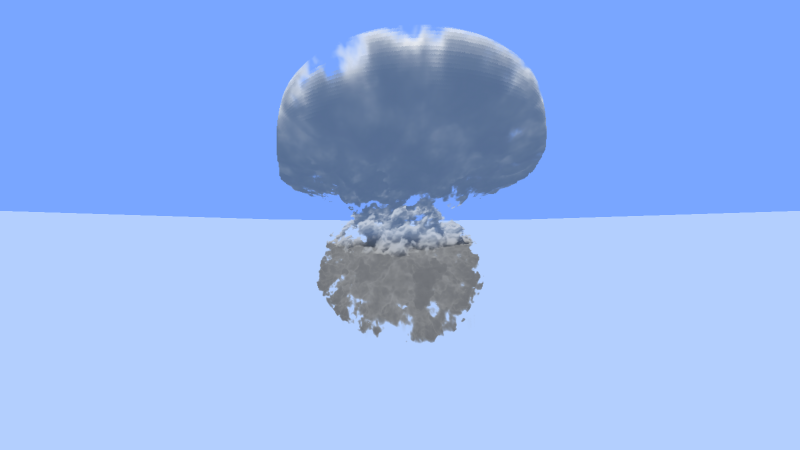
#> input picture specs/001-native-storm-rendering/validation/t219-campaign/T219_RAW_SIDE.png, 1600 x 900 px (shown at 1/2 size)
$ python flatness.py ../../t219-campaign/T219_RAW_SIDE.png
#> lines starting #> are read from the running program, lines starting #| are printed output that depends on the picture; after the words box and inside, x2 and y2 are one past the last pixel; in counts of white or black regions, pixels touching at a corner belong together
"""Flatness metrics, same code for photographs and renders.

mask    : the largest low-saturation bright component (the cloud), sky = saturated blue.
H       : mask bounding-box height in pixels; every scale below is a fraction of H.
edge    : 10-90 % luminance rise width across the silhouette, in % of H (smaller = crisper).
detail@s: RMS of (L - gaussian(L, s * H)) inside the eroded mask, divided by the mask's mean L
          (relative local contrast at that scale: the 'bumps' a viewer reads as form).
spread  : (p95 - p5) of L inside the mask (global light/shadow range); clip = share of mask at L >= 0.97.
"""
import sys, json
import numpy as np
from PIL import Image
from scipy import ndimage as ndi


def load(path, max_side=1200):
#> called with path = '../../t219-campaign/T219_RAW_SIDE.png', max_side = 1200
    im = Image.open(path).convert('RGB')
    s = max_side / max(im.size)
#> s = 0.75
    if s < 1:
        im = im.resize((int(im.size[0] * s), int(im.size[1] * s)), Image.LANCZOS)
#> im: PIL image 1200x675 RGB
    a = np.asarray(im).astype(np.float32) / 255.0
    return a


def metrics(path):
    a = load(path)
    r, g, b = a[..., 0], a[..., 1], a[..., 2]
    mx, mn = a.max(-1), a.min(-1)
    sat = (mx - mn) / np.maximum(mx, 1e-4)
    L = 0.2126 * r + 0.7152 * g + 0.0722 * b
    # sky: blue-dominant and saturated; cloud: low saturation, not dark (trees / ground excluded)
    sky = (b > r + 0.06) & (sat > 0.22)
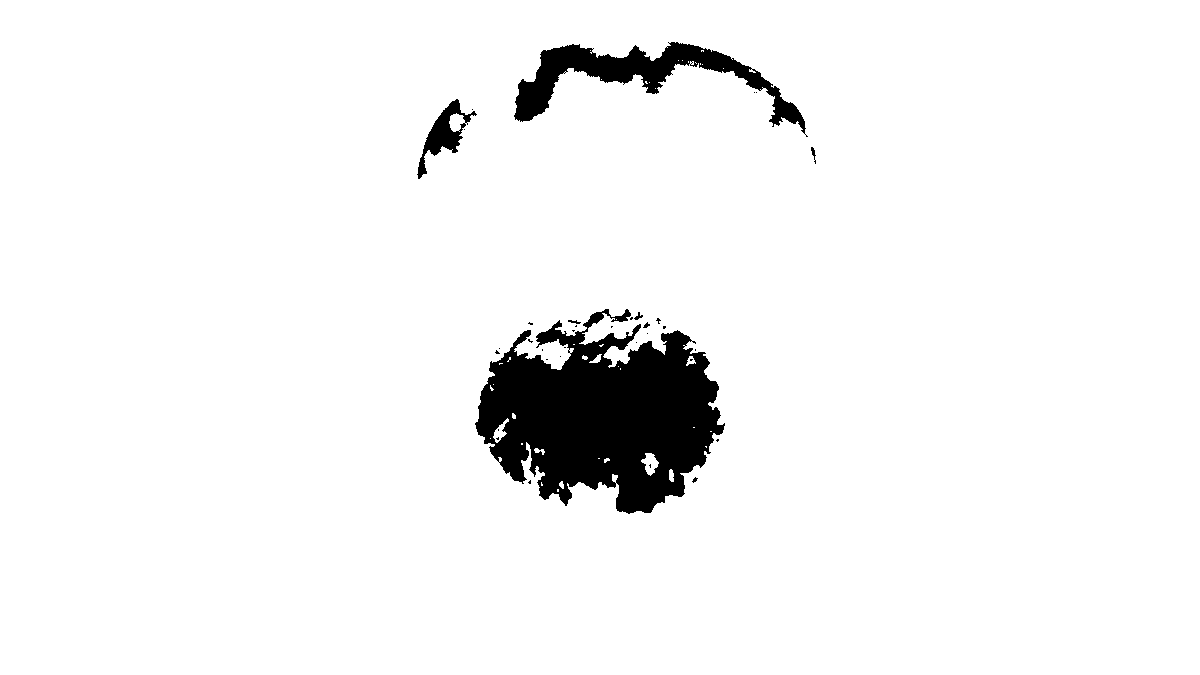
#> sky: shape (675, 1200) bool; 95% white; 35 black regions (28 under 20 px), largest, box (x1, y1, x2, y2) and area: (475, 309, 725, 514) 31387, (514, 42, 808, 137) 7385, (417, 99, 477, 179) 1363
    cloud = (sat < 0.24) & (mx > 0.42) & ~sky
#> cloud: shape (675, 1200) bool; 5% white; 35 white regions (28 under 20 px), largest, box (x1, y1, x2, y2) and area: (475, 309, 725, 514) 31285, (514, 42, 808, 137) 7385, (417, 99, 477, 179) 1363
    lab, n = ndi.label(cloud)
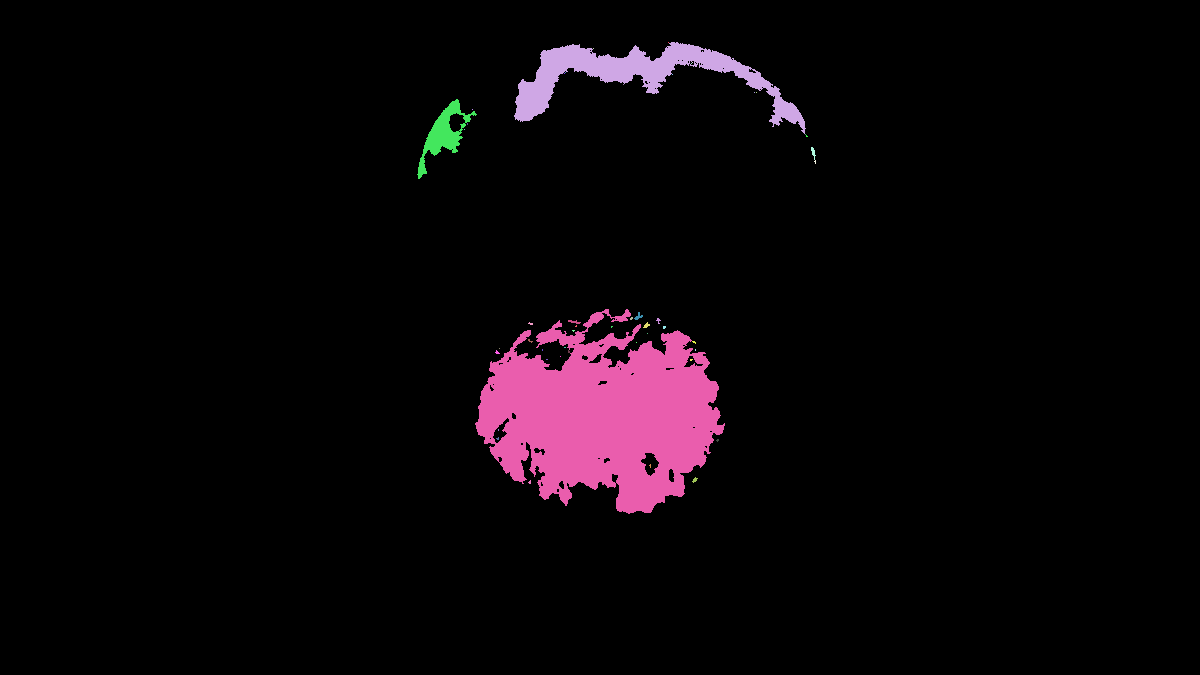
#> lab: shape (675, 1200) int32; 50 distinct labels, from 0 to 49; one colour per label, 0 black
#> n = 49
    if n == 0:
        return None
    sizes = ndi.sum(cloud, lab, range(1, n + 1))
#> sizes = 49 values, max 31273 at index 19, min 1 at index 0, mean 822.1
    m = lab == (1 + int(np.argmax(sizes)))
#> m: shape (675, 1200) bool; 3.9% white; 1 white region, box (x1, y1, x2, y2) and area: (475, 309, 725, 514) 31273
    m = ndi.binary_fill_holes(m)
#> m: shape (675, 1200) bool; 4% white; 1 white region, box (x1, y1, x2, y2) and area: (475, 309, 725, 514) 32162
    ys, xs = np.nonzero(m)
    H = ys.max() - ys.min() + 1
#> H = 205
    inner = ndi.binary_erosion(m, iterations=max(2, int(0.02 * H)))
#> inner: shape (675, 1200) bool; 3.3% white; 5 white regions (3 under 20 px), largest, box (x1, y1, x2, y2) and area: (479, 334, 720, 510) 26829, (541, 331, 566, 342) 84
    out = {'file': path.replace('\\', '/').split('/')[-2] + '/' + path.replace('\\', '/').split('/')[-1],
           'H_px': int(H)}
#> out = {'file': 't219-campaign/T219_RAW_SIDE.png', 'H_px': 205}
    Lm = L[inner]
    out['meanL'] = round(float(Lm.mean()), 3)
    out['spread'] = round(float(np.percentile(Lm, 95) - np.percentile(Lm, 5)), 3)
    out['clip'] = round(float((Lm >= 0.97).mean()), 3)
    for s in (0.01, 0.02, 0.04, 0.08):
        hp = L - ndi.gaussian_filter(L, s * H)
        out[f'detail{int(s * 100)}'] = round(float(np.sqrt((hp[inner] ** 2).mean()) / max(Lm.mean(), 1e-3)), 4)
#> this loop made 4 passes
#> pass 3, in metrics, `hp = L - ndi.gaussian_filter(L, s * H)`:
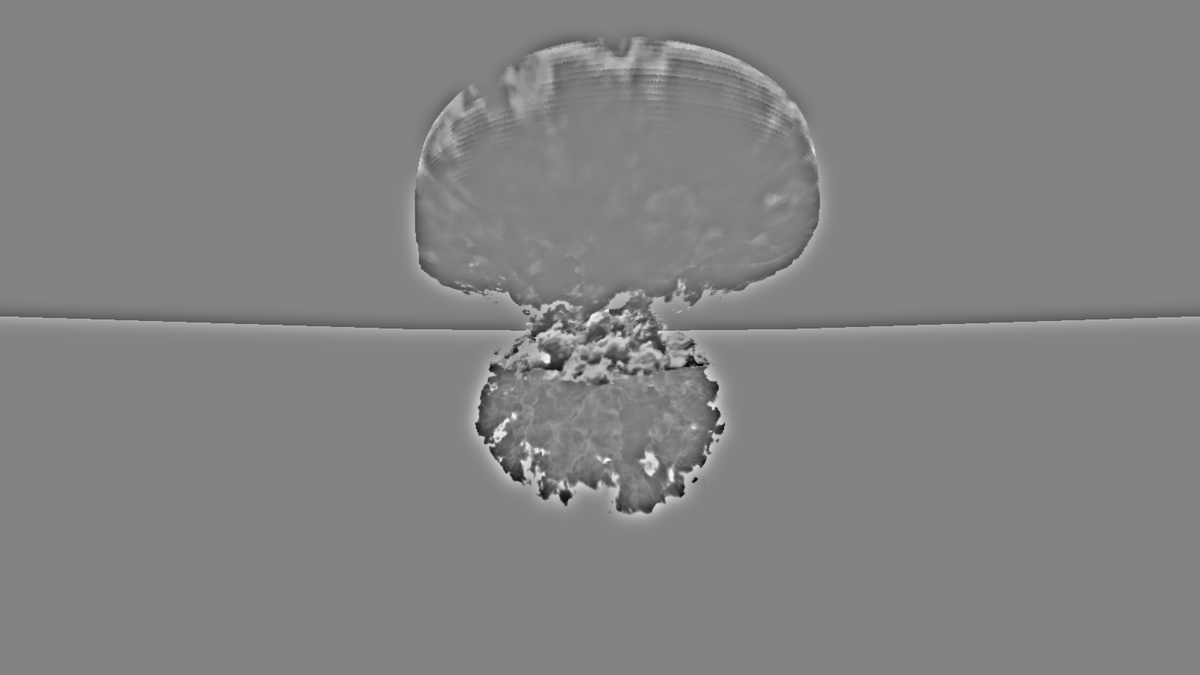
#> hp: shape (675, 1200) float32; min -0.274, max 0.259, mean -9.86e-11; drawn with min black and max white
#> after the loop, out = 9 items
    # edge width: along the boundary, luminance contrast cloud vs sky measured on a profile of distance
    dist_in = ndi.distance_transform_edt(m)
    dist_out = ndi.distance_transform_edt(~m)
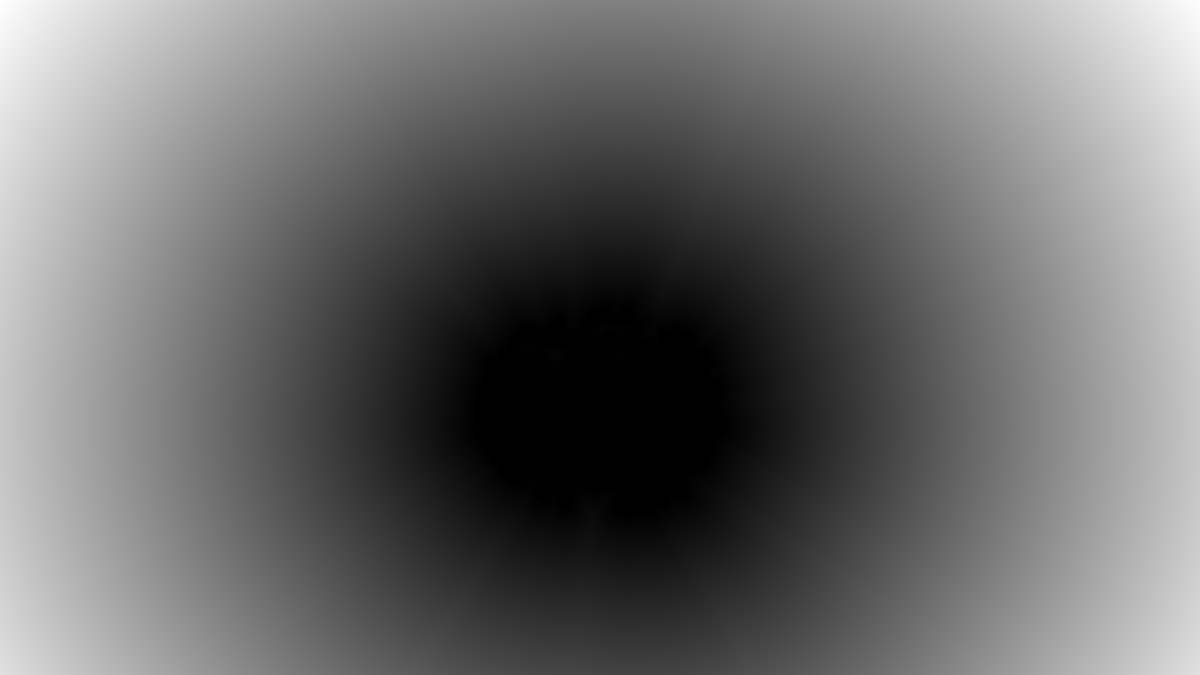
#> dist_out: shape (675, 1200) float64; min 0, max 609.2, mean 259.6; drawn with min black and max white
    signed = np.where(m, dist_in, -dist_out)
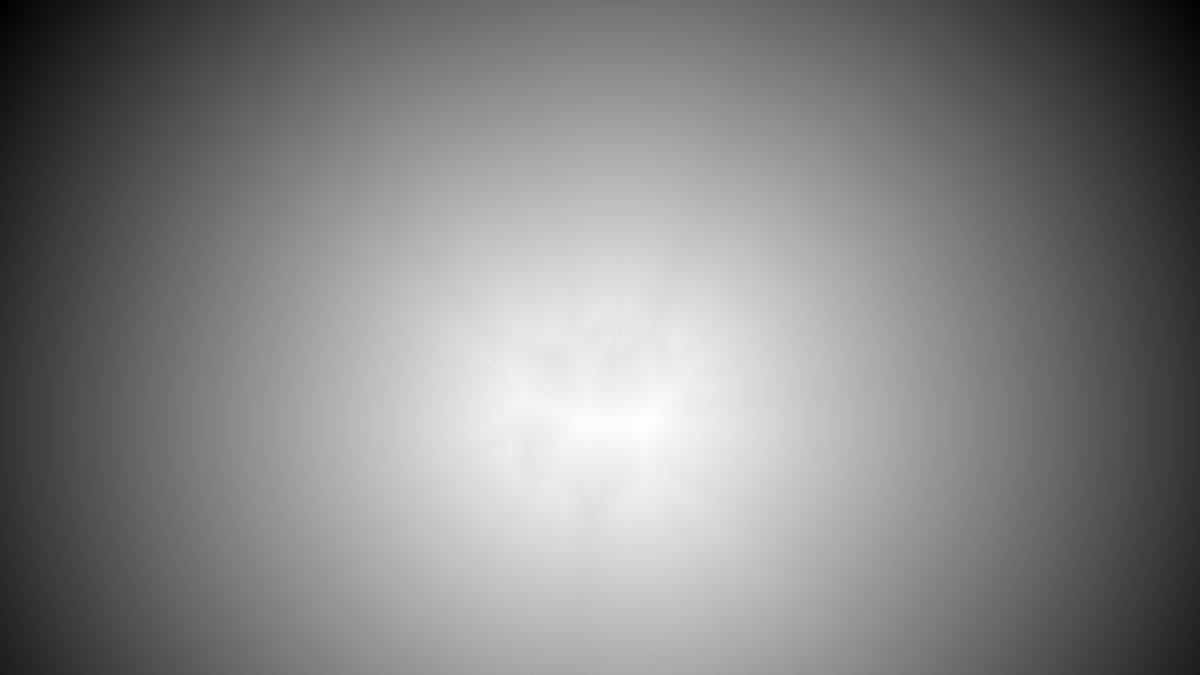
#> signed: shape (675, 1200) float64; min -609.2, max 62.63, mean -258.8; drawn with min black and max white
    band = np.abs(signed) <= 0.12 * H
#> band: shape (675, 1200) bool; 5.6% white; 1 white region, box (x1, y1, x2, y2) and area: (451, 285, 749, 538) 45758
    # sky-to-cloud transition measured on |L - Lsky| normalised
    Lsky = np.median(L[sky]) if sky.any() else np.median(L[~m])
#> Lsky = 0.792
    Lcl = np.percentile(L[inner], 50)
#> Lcl = 0.505
    t = np.clip((L - Lsky) / max(Lcl - Lsky, 1e-3), -0.5, 1.5)
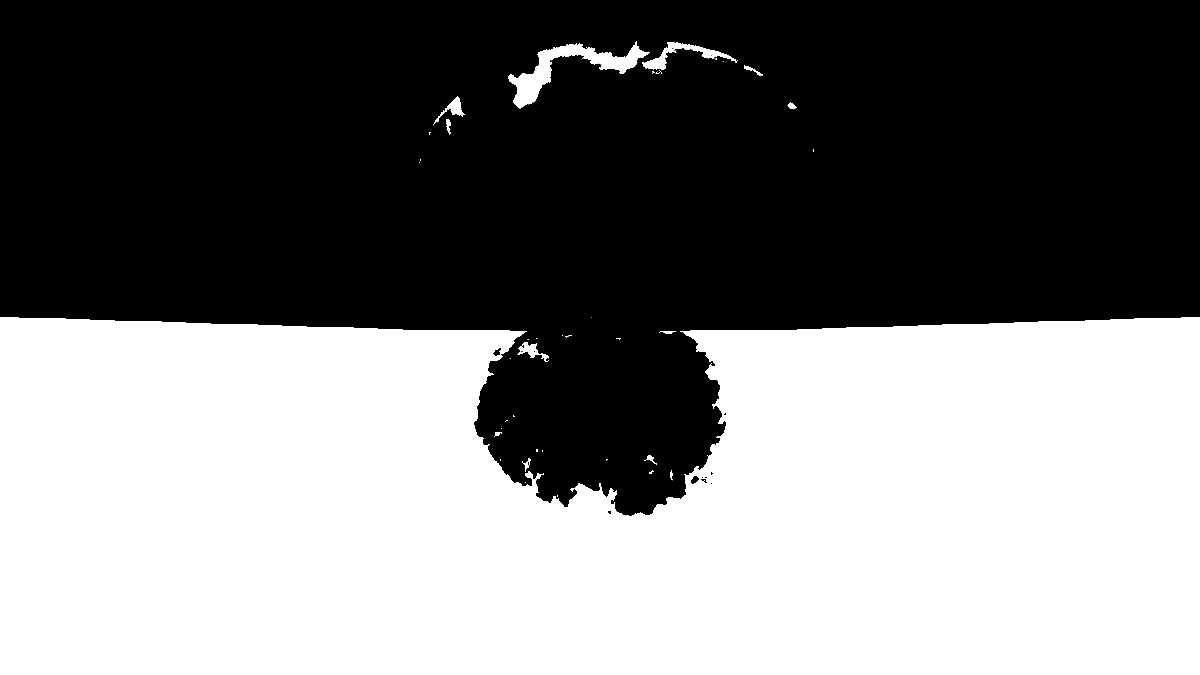
#> t: shape (675, 1200) float32; min -0.5, max 1.5, mean 0.458; drawn with min black and max white
    bins = np.linspace(-0.12 * H, 0.12 * H, 49)
#> bins = 49 values from -24.6 to 24.6
    idx = np.digitize(signed[band], bins)
    prof = np.array([np.median(t[band][idx == k]) if np.any(idx == k) else np.nan for k in range(1, len(bins))])
#> prof = 48 values, max 1.5 at index 0, min -0.5 at index 22, mean 0.385
    centers = 0.5 * (bins[1:] + bins[:-1])
#> centers = 48 values from -24.09 to 24.09
    ok = ~np.isnan(prof)
    prof, centers = prof[ok], centers[ok]
    prof = np.maximum.accumulate(prof)
#> prof = 48 values from 1.5 to 1.5
    try:
        lo = centers[np.argmax(prof >= 0.1)]
#> lo = -24.09
        hi = centers[np.argmax(prof >= 0.9)]
#> hi = -24.09
        out['edge'] = round(float((hi - lo) / H * 100.0), 2)
    except Exception:
        out['edge'] = None
    return out


if __name__ == '__main__':
    res = [metrics(p) for p in sys.argv[1:]]
#> res = 1 item
    for r in res:
        print(json.dumps(r))
#> this loop made 1 pass
#| {"file": "t219-campaign/T219_RAW_SIDE.png", "H_px": 205, "meanL": 0.525, "spread": 0.25, "clip": 0.0, "detail1": 0.0413, "detail2": 0.0706, "detail4": 0.1074, "detail8": 0.1444, "edge": 0.0}
